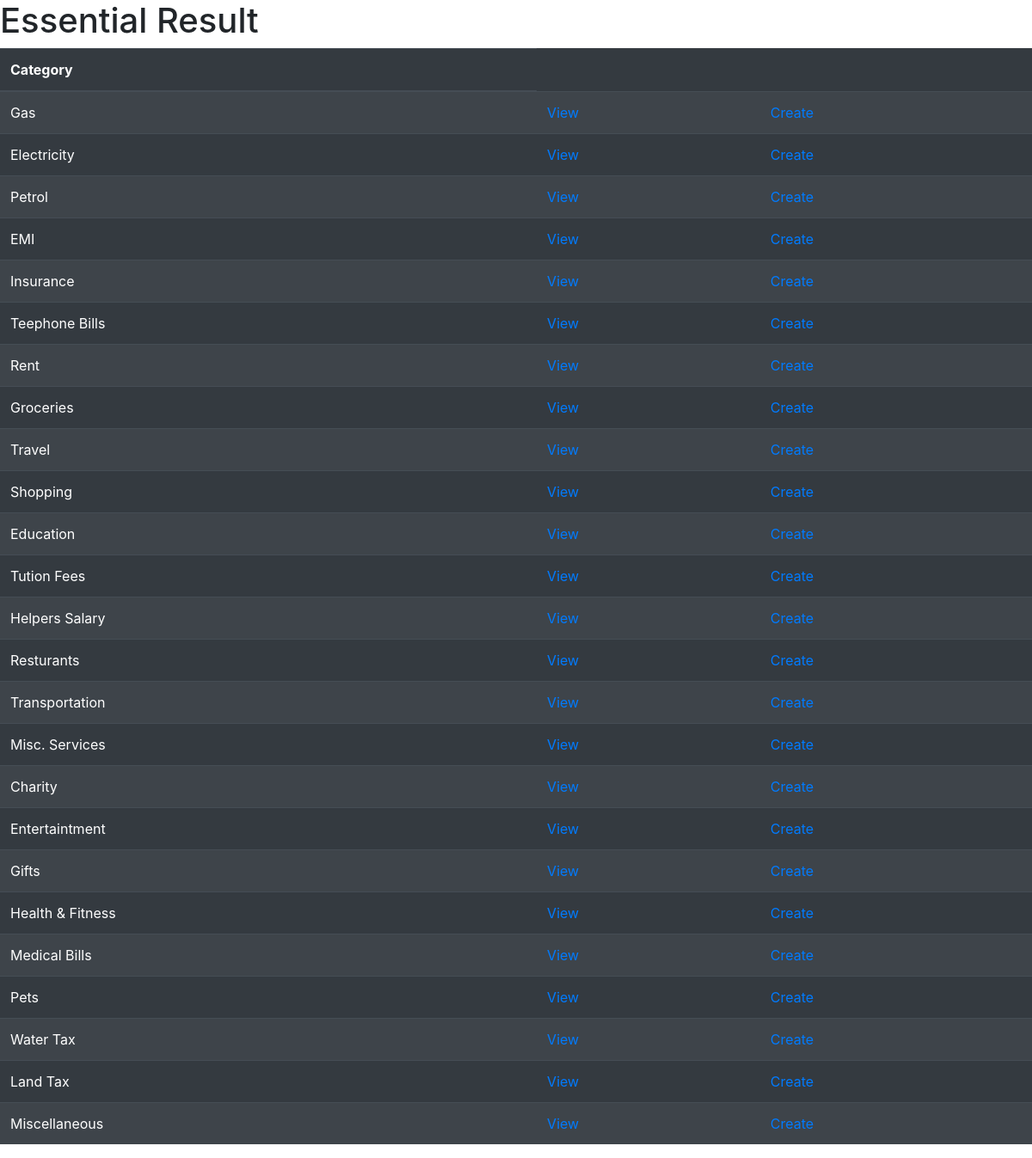
/Essentialv, run on the app's committed database.
### Registration/models.py (models this page shows, shortened)
class Essential(models.Model):
    category=models.CharField(max_length=250,unique=True)

### Registration/views.py (the view)
# urls.py: path('Essentialv', views.Essentialv.as_view(), name="Essential_v"),
class Essentialv(TemplateView):
    model_name=Essential
    template_name = "Registration/essentialv.html"
    def get_queryset(self):
        return self.model_name.objects.all()
    def get(self, request, *args, **kwargs):
        context={}
        context["essential"]=self.get_queryset()
        return render(request,self.template_name,context)

### templates/Registration/essentialv.html (shortened to what this page needs)
<!DOCTYPE html>
<html lang="en">
<head>
</head>
<link rel="stylesheet" href="https://stackpath.bootstrapcdn.com/bootstrap/4.4.1/css/bootstrap.min.css">
<body>
<h1>Essential Result</h1>
<table class="table table-striped table-dark">
    <thead>
    <tr>
      <th scope="col">Category</th>
    </tr>
  </thead>
  <tbody>
  {% for ess in essential %}
    <tr>
      <td>{{ess.category}}</td>
    <td><a href="{%url 'Essential_v'%}">View</a></td>
        <td><a href="{%url 'Essential_cr'%}">Create</a></td>
    </tr>
  {% endfor %}
  </tbody>
</table>
</body>
</html></title>
</head>
<body>
</body>
</html>

### data on the page
Essential: category "Gas"
Essential: category "Electricity"
Essential: category "Petrol"
Essential: category "EMI"
Essential: category "Insurance"
Essential: category "Teephone Bills"
Essential: category "Rent"
Essential: category "Groceries"
Essential: category "Travel"
Essential: category "Shopping"
Essential: category "Education"
Essential: category "Tution Fees"
Essential: category "Helpers Salary"
Essential: category "Resturants"
Essential: category "Transportation"
Essential: category "Misc. Services"
Essential: category "Charity"
Essential: category "Entertaintment"
Essential: category "Gifts"
Essential: category "Health & Fitness"
Essential: category "Medical Bills"
Essential: category "Pets"
Essential: category "Water Tax"
Essential: category "Land Tax"
Essential: category "Miscellaneous"
